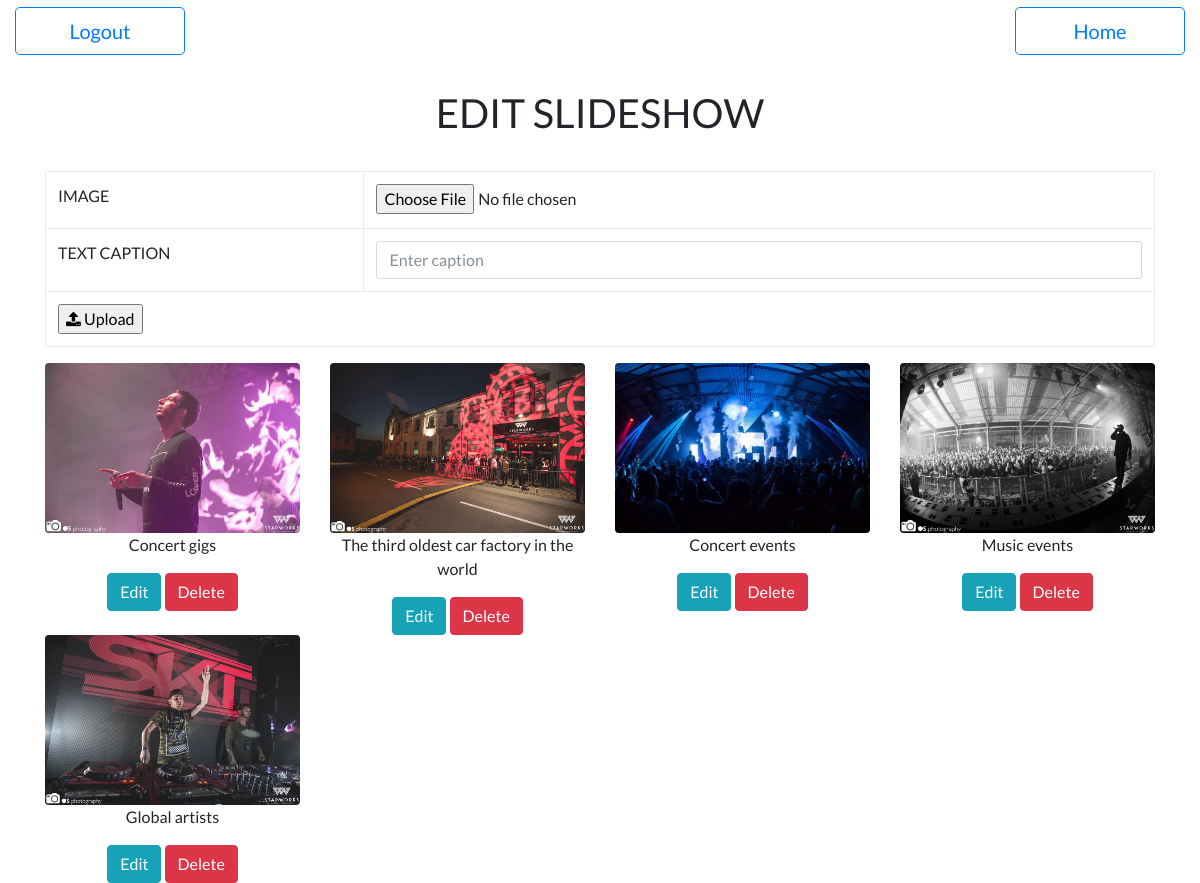
Screenshot of /panel/edit-slideshow.php (signed in) with the database file from the repository.
### tables this page shows
CREATE TABLE `slideshow` (
  `id` int(11) NOT NULL,
  `img` varchar(255) NOT NULL,
  `caption` varchar(50) NOT NULL
);

### panel/functions-slideshow.php (the view, shortened to what this page needs)
<?php
    function getThumbnailGallery() {
        global $connect;
        $result = mysqli_query($connect, "SELECT * FROM slideshow");
        if (mysqli_num_rows($result) > 0) {
            while ($row = mysqli_fetch_array($result)) {
                populateImageDiv($row['id'], $row['img'], $row['caption']);
            }
        }else{
            emptyDiv();
        }
    }
    function populateImageDiv($id, $img, $caption){
        echo "<div id='$id' class='col-3 text-center'>
                <img src='../$img' class='img-fluid rounded' />
                <p class='page-header'>$caption</p>
                <a class='btn btn-info editSlide' href='?edit_id=$id'>Edit</a>
                <a class='btn btn-danger deleteSlide' href='?delete_id=$id'>Delete</a>
            </div>";
    }
?>

### panel/panel-style.css (style rules this page uses)
*:not(.fa) { font-family: 'Lato', sans-serif !important; }

### rows the page displays
slideshow: img (picture), caption "Concert gigs"
slideshow: img (picture), caption "The third oldest car factory in the world"
slideshow: img (picture), caption "Concert events"
slideshow: img (picture), caption "Music events"
slideshow: img (picture), caption "Global artists"
